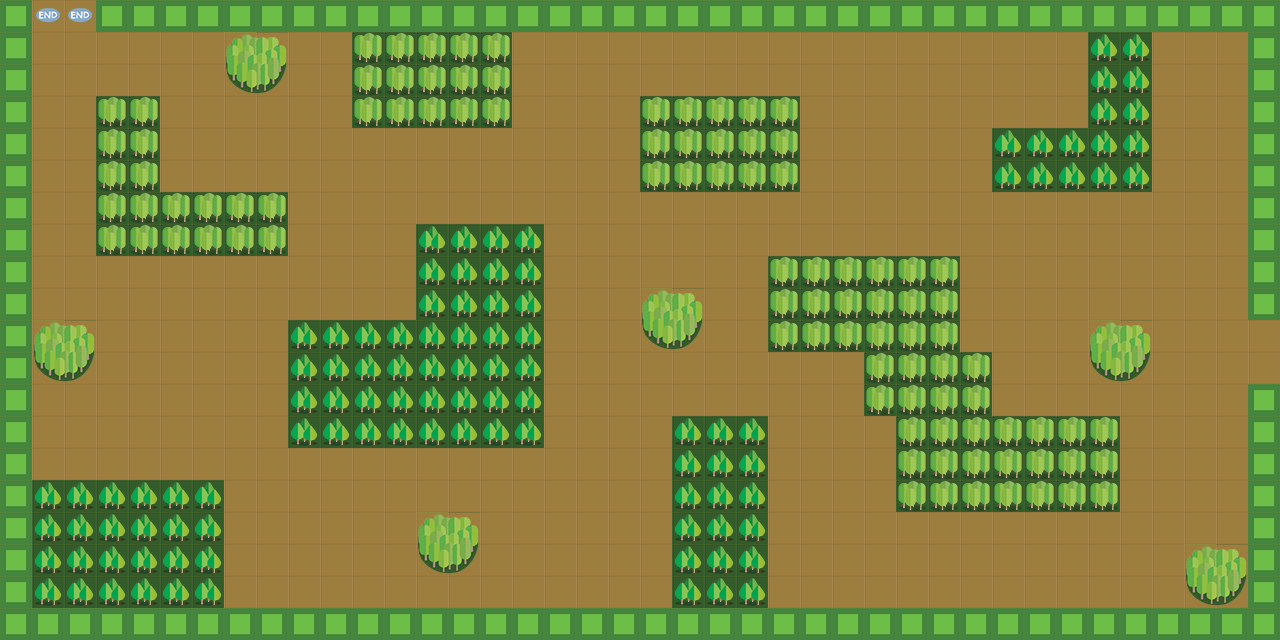

A level layout from a 2D game, rendered from its tile map. Below: a short description, then the map file with tile-grid data replaced by summaries:
An orthogonal 40x20 tile map with 32x32 px tiles, 3 tile layers (groundLayer, platformLayer, treeLayer) and 4 objects (end, start, cow1, cow2).

<map version="1.2" tiledversion="1.3.5" orientation="orthogonal" renderorder="right-down" width="40" height="20" tilewidth="32" tileheight="32" infinite="0" nextlayerid="5" nextobjectid="6">
 <editorsettings>
  <export target="level03.json" format="json" />
 </editorsettings>
 <tileset firstgid="1" name="tiled-32x32" tilewidth="32" tileheight="32" tilecount="25" columns="5">
  <image source="tiled-32x32.png" width="160" height="160" />
  <tile id="2">
   <properties>
    <property name="block" type="bool" value="true" />
   </properties>
  </tile>
  <tile id="5">
   <properties>
    <property name="block" type="bool" value="true" />
   </properties>
  </tile>
  <tile id="9">
   <properties>
    <property name="block" type="bool" value="true" />
   </properties>
  </tile>
  <tile id="13">
   <properties>
    <property name="block" type="bool" value="true" />
   </properties>
  </tile>
  <tile id="14">
   <properties>
    <property name="block" type="bool" value="true" />
   </properties>
  </tile>
  <tile id="18">
   <properties>
    <property name="block" type="bool" value="true" />
   </properties>
  </tile>
  <tile id="19">
   <properties>
    <property name="block" type="bool" value="true" />
   </properties>
  </tile>
  <tile id="20">
   <properties>
    <property name="block" type="bool" value="true" />
   </properties>
  </tile>
  <tile id="21">
   <properties>
    <property name="block" type="bool" value="true" />
   </properties>
  </tile>
 </tileset>
 <layer id="1" name="groundLayer" width="40" height="20">
  <data>[800 cells, 800 non-empty, 1 distinct tile ids]</data>
 </layer>
 <layer id="2" name="platformLayer" width="40" height="20">
  <data>[800 cells, 311 non-empty, 3 distinct tile ids]</data>
 </layer>
 <layer id="4" name="treeLayer" width="40" height="20">
  <data>[800 cells, 221 non-empty, 6 distinct tile ids]</data>
 </layer>
 <objectgroup id="3" name="objectLayer">
  <object id="2" name="end" x="44.2203" y="16.0417">
   <point />
  </object>
  <object id="3" name="start" x="1263.14" y="373.461">
   <point />
  </object>
  <object id="4" name="cow1" x="928" y="76">
   <point />
  </object>
  <object id="5" name="cow2" x="818.667" y="570.667">
   <point />
  </object>
 </objectgroup>
</map>
